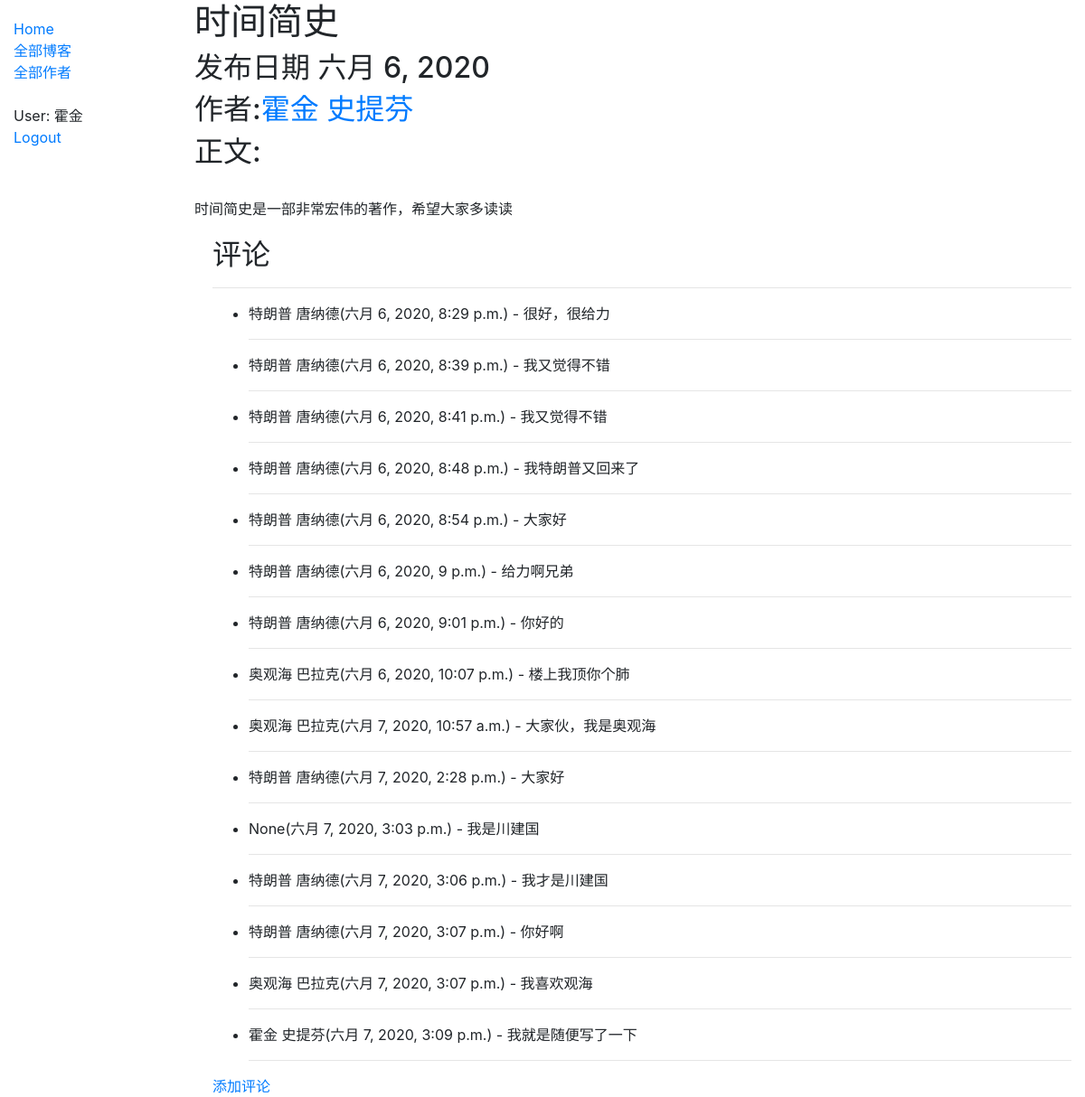
The app's page /blog/blog/1/ (signed in) with its own data.
### blog/models.py (models this page shows, shortened)
class Blog(models.Model):
    name = models.CharField(max_length=50, help_text='Enter the name of the blog.')
    author = models.ForeignKey('BlogUser', on_delete=models.SET_NULL, null=True)
    post_date = models.DateField(auto_now_add=True)
    content = models.TextField(max_length=5000, help_text='Type your blog.')
    class Meta:
        ordering = ['-post_date']

class Comment(models.Model):
    blog = models.ForeignKey(Blog, on_delete=models.CASCADE)
    post_datetime = models.DateTimeField(auto_now_add=True)
    bloguser = models.ForeignKey('BlogUser', on_delete=models.SET_NULL, null=True)
    content = models.TextField(max_length=200, help_text='键入对该博客的评论')
    class Meta:
        ordering = ['post_datetime']

### blog/views.py (the view)
# urls.py: path('blog/<int:pk>/', views.BlogDetailView.as_view(), name='blog'),
class BlogDetailView(DetailView):
    model = Blog

### blog/models.py (called while the page is built)
    def __str__(self):
        return f'{self.first_name} {self.last_name}'

    def get_absolute_url(self):
        return reverse('bloguser-detail', args=[str(self.pk)])

### blog/templates/blog/blog_detail.html
{% extends 'base_generic.html' %}
{% block content %}
    <h1>{{ blog.name }}</h1>
    <h2>发布日期 {{ blog.post_date }}</h2>
    <h2>作者:<a href="{{ blog.author.get_absolute_url }}">{{ blog.author }}</a></h2>
    <h2>正文:</h2>
    <br>
    <p>{{ blog.content }}</p>
    <div style="margin-left:20px;margin-top:20px">
        <h2>评论</h2>
        <hr>
        <ul>
            {% for comment in blog.comment_set.all %}
                <li>{{ comment.bloguser }}({{ comment.post_datetime }}) - {{ comment.content }}</li>
                <hr>
            {% endfor %}
        </ul>
        <a href="{% url 'comment-create' blog.pk %}">添加评论</a>
    </div>
{% endblock %}

### templates/base_generic.html (shortened to what this page needs)
<!DOCTYPE html>
<html lang="en">
<head>
    <link rel="stylesheet" href="https://stackpath.bootstrapcdn.com/bootstrap/4.1.3/css/bootstrap.min.css"
>
    {% load static %}
    <link rel="stylesheet" href="{% static 'css/styles.css' %}">
</head>
<body>
<div class="container-fluid">
    <div class="row">
        <div class="col-sm-2">
            {% block sidebar %}
                <ul class="sidebar-nav">
                    <li><a href="{% url 'index' %}">Home</a></li>
                    <li><a href="{% url 'blogs' %}">全部博客</a></li>
                    <li><a href="{% url 'bloggers' %}">全部作者</a></li>
                    <br>
                    {% if user.is_authenticated %}
                        <li>User: {{ user.get_username }}</li>
                        <li><a href="{% url 'logout' %}">Logout</a></li>
                    {% else %}
                        <li><a href="{% url 'login' %}">Login</a></li>
                        <li><a href="{% url 'register' %}">Register</a></li>
                    {% endif %}
                </ul>
            {% endblock %}
        </div>
        <div class="col-sm-10 ">
            {% block content %}{% endblock %}
        </div>
    </div>
</div>
</body>
</html>

### blog/static/css/styles.css (style rules this page uses)
.sidebar-nav { margin-top: 20px; padding: 0; list-style: none; }

### records on screen
Blog: name "时间简史", post_date "六月 6, 2020", author "霍金 史提芬", content "时间简史是一部非常宏伟的著作，希望大家多读读"
Comment: bloguser "特朗普 唐纳德", post_datetime "六月 6, 2020, 8:29 p.m.", content "很好，很给力"
Comment: bloguser "特朗普 唐纳德", post_datetime "六月 6, 2020, 8:39 p.m.", content "我又觉得不错"
Comment: bloguser "特朗普 唐纳德", post_datetime "六月 6, 2020, 8:41 p.m.", content "我又觉得不错"
Comment: bloguser "特朗普 唐纳德", post_datetime "六月 6, 2020, 8:48 p.m.", content "我特朗普又回来了"
Comment: bloguser "特朗普 唐纳德", post_datetime "六月 6, 2020, 8:54 p.m.", content "大家好"
Comment: bloguser "特朗普 唐纳德", post_datetime "六月 6, 2020, 9 p.m.", content "给力啊兄弟"
Comment: bloguser "特朗普 唐纳德", post_datetime "六月 6, 2020, 9:01 p.m.", content "你好的"
Comment: bloguser "奥观海 巴拉克", post_datetime "六月 6, 2020, 10:07 p.m.", content "楼上我顶你个肺"
Comment: bloguser "奥观海 巴拉克", post_datetime "六月 7, 2020, 10:57 a.m.", content "大家伙，我是奥观海"
Comment: bloguser "特朗普 唐纳德", post_datetime "六月 7, 2020, 2:28 p.m.", content "大家好"
Comment: bloguser "None", post_datetime "六月 7, 2020, 3:03 p.m.", content "我是川建国"
Comment: bloguser "特朗普 唐纳德", post_datetime "六月 7, 2020, 3:06 p.m.", content "我才是川建国"
Comment: bloguser "特朗普 唐纳德", post_datetime "六月 7, 2020, 3:07 p.m.", content "你好啊"
Comment: bloguser "奥观海 巴拉克", post_datetime "六月 7, 2020, 3:07 p.m.", content "我喜欢观海"
Comment: bloguser "霍金 史提芬", post_datetime "六月 7, 2020, 3:09 p.m.", content "我就是随便写了一下"

### other values on screen
{{ user.get_username }} "霍金"
